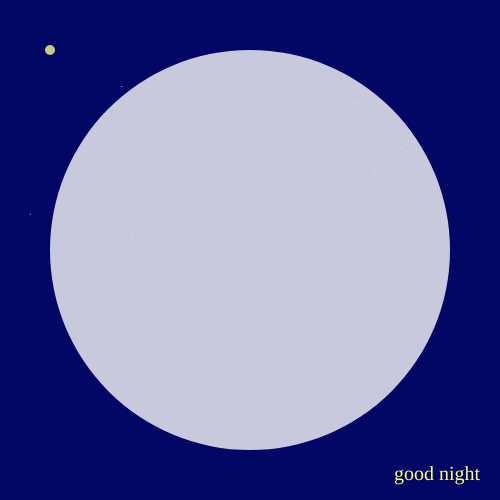
Frame 1 (no input)
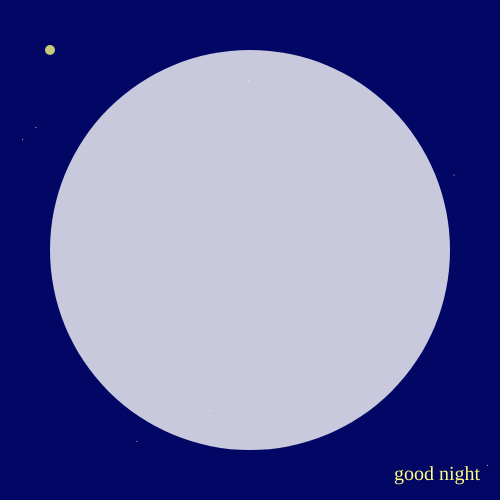
Frame 60 (no input)
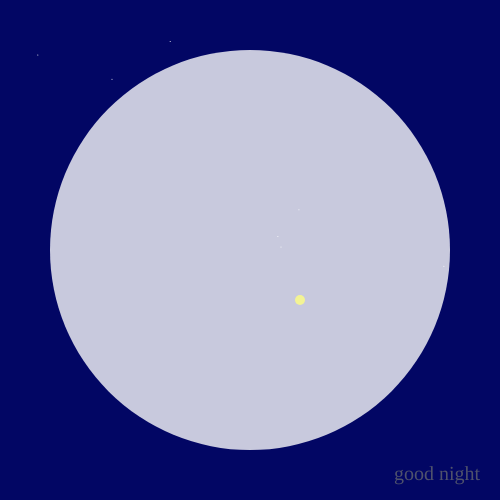
Frame 120 (the mouse pressed at the canvas centre since frame 60)

The p5.js sketch that drew these frames (run headless with seeded random() and noise() and a simulated clock; from frame 60 on, the mouse is pressed at the canvas centre):

// p5.js sketch
// ── sketch.js
var t = 255; //variable for the text's transparency which will change based on the user's action

//The setup function only happens once
function setup() {
	createCanvas(500, 500); //create a 500px X 500px canvas
}

//The draw function happens over and over again
function draw() {
  background(2,6,100); //an RGB color for the canvas' background (dark blue)
  //moon
  fill(255,200); //white, 200 level of transparency (min = 0, max = 255)
  noStroke();
  ellipse(width/2, height/2,400,400); //center of the canvas, 400px dia
  //text
  textSize(20);
  textAlign(RIGHT);
  textFont("Palatino");
  fill(255,255,127,t); // yellow, t refers to the transparency (set to fully opaque (255) at the beginning (see variable a the top of the sketch))
  text("good night",width-20, height-20);
  if(mouseIsPressed) //making the text disappear when the mouse is down
  	t = t-3; // decrease the opacity of the text (see variable at the top of the sketch)
  	if (t<=0){ //if the text is completely transparent, reset it
  		t=255;
  	}
  //firefly
  fill(255,255,127,200); //white, semi-transparent
  ellipse(mouseX+50,mouseY+50,10,10); // follows the mouse, 10px dia
  //sparkly sky (points are redrawn randomly on the canvas everytime we go through the draw function
  stroke(255);
  point(random(0,width),random(0,height));
  point(random(0,width),random(0,height));
  point(random(0,width),random(0,height));
  point(random(0,width),random(0,height));
  point(random(0,width),random(0,height));
  point(random(0,width),random(0,height));
  point(random(0,width),random(0,height));
}
